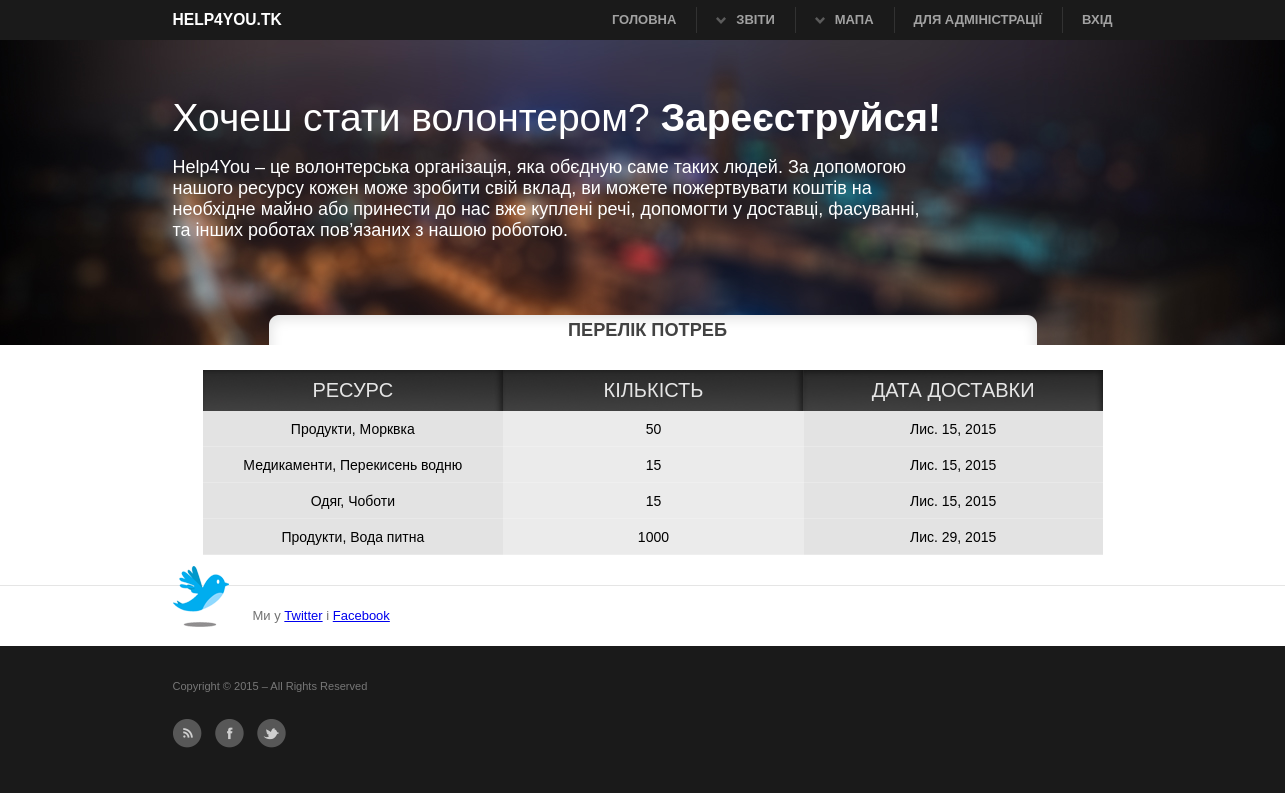
The app's page /need/, older data.
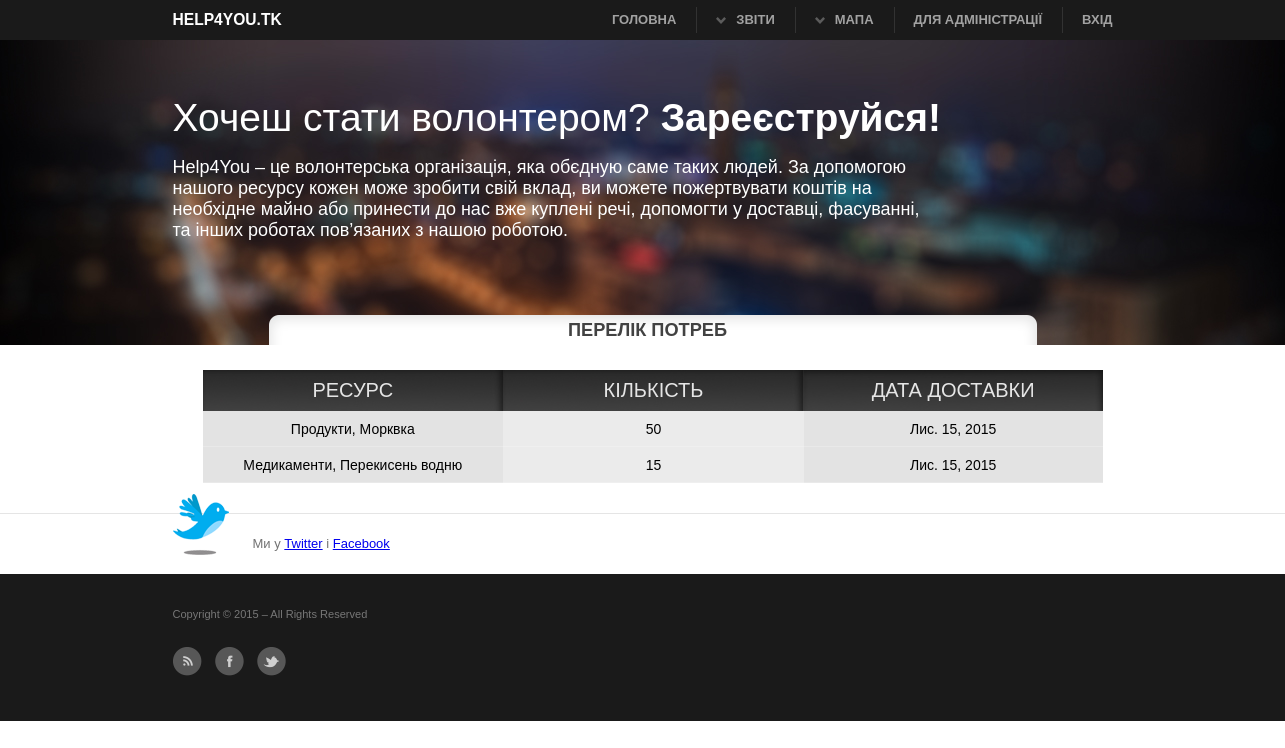
The same page, newer data.
### main/models.py (models this page shows, shortened)
class Need(models.Model):
    resource = models.ForeignKey('Resource',verbose_name=u'Потрібний ресурс')
    order = models.ForeignKey('Order', verbose_name=u'Замовлення', null=True)
    amount = models.IntegerField(verbose_name=u'Кількість ресурсу')
    finished = models.BooleanField(default=False, null=False)
    priority = models.IntegerField(verbose_name=u'Пріорітет', null=True)
    date_recomended = models.DateField(verbose_name=u'Дата рекомендованої доставки', null=True)
    class Meta:
        verbose_name_plural = u'Потреба'

class Resource(models.Model):
    category_resource = models.ForeignKey('CategoryResource',verbose_name=u'Категорія ресурса')
    name = models.CharField(max_length=30,verbose_name=u'Назва ресурсу')
    unit_of_mesure = models.CharField(max_length=30,verbose_name=u'Одиниця виміру')
    weight_one_unit = models.FloatField(verbose_name=u'Маса однієї одиниці', null=True)
    volume_of_one_unit = models.FloatField(verbose_name=u'Об"єм однієї одиниці')
    price_one_unit = models.FloatField(verbose_name=u'Ціна однієї одиниці')
    class Meta:
        verbose_name_plural = u'Ресурси'
    def __unicode__(self):
        return u"%s, %s" % (self.category_resource.category, self.name)

class CategoryResource(models.Model):
    category = models.CharField(max_length=50, verbose_name=u'Категорія')
    class Meta:
        verbose_name_plural = u'Категорії ресурсів'

### main/views.py (the view)
# urls.py: url(r'^need/$',NeedListView.as_view(), name='list_need'),
class NeedListView(ListView):
    template_name = 'list_need.html'
    model = Need
    context_object_name = 'Needs'

### main/templates/list_need.html
{% extends 'base.html' %}
{% block title %}
     <h3 class="title_list">Перелік потреб</h3>
{% endblock %}
{% block content %}
 <div id="list_table">
  <table border="0">
    <tr>
        <td class="top_left">РЕСУРС</td>
        <td class="top_cen" >КІЛЬКІСТЬ</td>
        <td class="top_right" >ДАТА ДОСТАВКИ</td>
    </tr>
    {% for need in Needs %}
        <tr class="list_tr">
        <td class="cell"> {{ need.resource }}</td>
        <td class="cell_c">{{ need.amount }}</td>
        <td class="cell">{{ need.date_recomended }}</td>
    </tr>
    {% endfor %}
  </table>
    </div>
{% endblock %}

Row changes from the older to the newer data that the page shows:
removed Need: resource "Одяг, Чоботи", amount "15", date_recomended "Лис. 15, 2015"
removed Need: resource "Продукти, Вода питна", amount "1000", date_recomended "Лис. 29, 2015"
